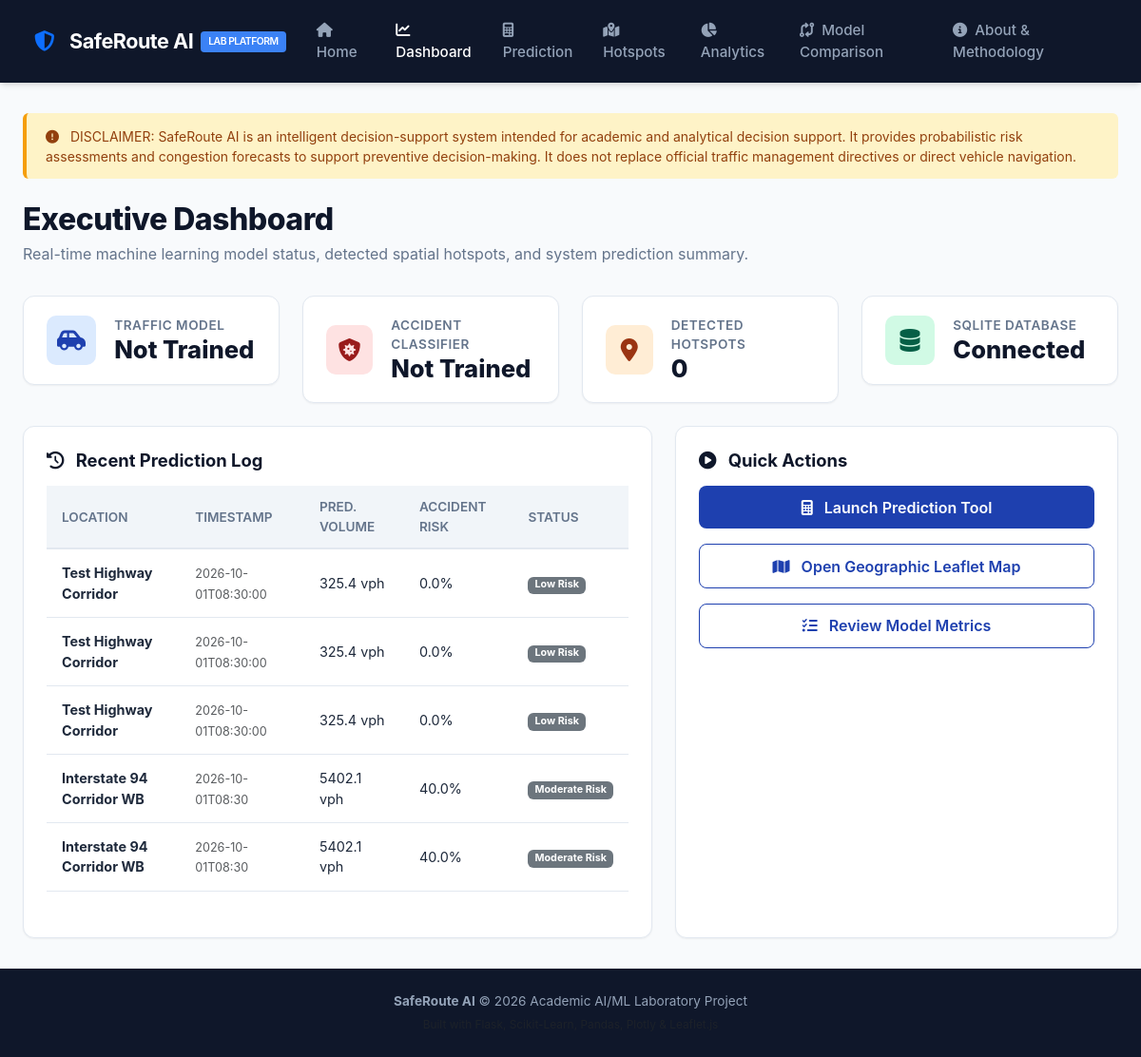
/dashboard, run on the app's committed database.
### tables this page shows
CREATE TABLE predictions (
    id INTEGER PRIMARY KEY AUTOINCREMENT,
    location TEXT NOT NULL,
    timestamp DATETIME DEFAULT CURRENT_TIMESTAMP,
    traffic_volume REAL,
    average_speed REAL,
    weather TEXT,
    visibility REAL,
    traffic_prediction REAL,
    accident_probability REAL,
    risk_level TEXT
);

### app.py (the view)
@app.route('/dashboard')
def dashboard():
    traffic_model_status = "Active" if TRAFFIC_MODEL is not None else "Not Trained"
    accident_model_status = "Active" if ACCIDENT_MODEL is not None else "Not Trained"
    hotspot_count = 0
    if CLUSTERING_ARTIFACT and 'hotspots' in CLUSTERING_ARTIFACT:
        hotspot_count = len(CLUSTERING_ARTIFACT['hotspots'])
    recent_predictions = []
    if os.path.exists(Config.DATABASE_PATH):
        try:
            conn = get_db_connection()
            recent_predictions = conn.execute(
                "SELECT * FROM predictions ORDER BY timestamp DESC LIMIT 5"
            ).fetchall()
            conn.close()
        except Exception:
            recent_predictions = []
    return render_template(
        'dashboard.html',
        traffic_status=traffic_model_status,
        accident_status=accident_model_status,
        hotspot_count=hotspot_count,
        recent_predictions=recent_predictions,
        disclaimer=SYSTEM_DISCLAIMER
    )

### app.py (called while the page is built)
def get_db_connection():
    conn = sqlite3.connect(Config.DATABASE_PATH)
    conn.row_factory = sqlite3.Row
    return conn

### templates/dashboard.html (shortened to what this page needs)
{% extends "base.html" %}
{% block content %}
<div class="page-header">
    <h1>Executive Dashboard</h1>
    <p>Real-time machine learning model status, detected spatial hotspots, and system prediction summary.</p>
</div>
<div class="row g-4 mb-4">
    <div class="col-md-3">
        <div class="kpi-card">
            <div class="kpi-icon blue">
                <i class="fa-solid fa-car-side"></i>
            </div>
            <div>
                <div class="kpi-label">Traffic Model</div>
                <div class="kpi-value">{{ traffic_status }}</div>
            </div>
        </div>
    </div>
    <div class="col-md-3">
        <div class="kpi-card">
            <div class="kpi-icon red">
                <i class="fa-solid fa-shield-virus"></i>
            </div>
            <div>
                <div class="kpi-label">Accident Classifier</div>
                <div class="kpi-value">{{ accident_status }}</div>
            </div>
        </div>
    </div>
    <div class="col-md-3">
        <div class="kpi-card">
            <div class="kpi-icon orange">
                <i class="fa-solid fa-location-dot"></i>
            </div>
            <div>
                <div class="kpi-label">Detected Hotspots</div>
                <div class="kpi-value">{{ hotspot_count }}</div>
            </div>
        </div>
    </div>
    <div class="col-md-3">
        <div class="kpi-card">
            <div class="kpi-icon green">
                <i class="fa-solid fa-database"></i>
            </div>
            <div>
                <div class="kpi-label">SQLite Database</div>
                <div class="kpi-value">Connected</div>
            </div>
        </div>
    </div>
</div>
<div class="row g-4">
    <div class="col-lg-7">
        <div class="card-custom h-100">
            <h5 class="card-title"><i class="fa-solid fa-clock-rotate-left me-2"></i> Recent Prediction Log</h5>
            {% if recent_predictions %}
            <div class="table-responsive">
                <table class="table-custom">
                    <thead>
                        <tr>
                            <th>Location</th>
                            <th>Timestamp</th>
                            <th>Pred. Volume</th>
                            <th>Accident Risk</th>
                            <th>Status</th>
                        </tr>
                    </thead>
                    <tbody>
                        {% for row in recent_predictions %}
                        <tr>
                            <td><strong>{{ row.location }}</strong></td>
                            <td><small class="text-muted">{{ row.timestamp }}</small></td>
                            <td>{{ row.traffic_prediction }} vph</td>
                            <td>{{ (row.accident_probability * 100)|round(1) }}%</td>
                            <td><span class="badge bg-secondary">{{ row.risk_level }}</span></td>
                        </tr>
                        {% endfor %}
                    </tbody>
                </table>
            </div>
            {% else %}
            <p class="text-muted my-3">No prediction logs recorded yet. Run a prediction on the <a href="{{ url_for('predict_page') }}">Prediction page</a>.</p>
            {% endif %}
        </div>
    </div>
    <div class="col-lg-5">
        <div class="card-custom h-100">
            <h5 class="card-title"><i class="fa-solid fa-circle-play me-2"></i> Quick Actions</h5>
            <div class="d-grid gap-3 mt-3">
                <a href="{{ url_for('predict_page') }}" class="btn btn-primary-custom text-center">
                    <i class="fa-solid fa-calculator me-2"></i> Launch Prediction Tool
                </a>
                <a href="{{ url_for('hotspots') }}" class="btn btn-outline-custom text-center">
                    <i class="fa-solid fa-map me-2"></i> Open Geographic Leaflet Map
                </a>
                <a href="{{ url_for('models_comparison') }}" class="btn btn-outline-custom text-center">
                    <i class="fa-solid fa-list-check me-2"></i> Review Model Metrics
                </a>
            </div>
        </div>
    </div>
</div>
{% endblock %}

### templates/base.html (shortened to what this page needs)
<!DOCTYPE html>
<html lang="en">
<head>
    <link href="https://cdn.jsdelivr.net/npm/bootstrap@5.3.0/dist/css/bootstrap.min.css" rel="stylesheet">
    <link href="https://cdnjs.cloudflare.com/ajax/libs/font-awesome/6.4.0/css/all.min.css" rel="stylesheet">
    <link rel="stylesheet" href="{{ url_for('static', filename='css/style.css') }}">
    <link rel="stylesheet" href="{{ url_for('static', filename='css/dashboard.css') }}">
    <link rel="stylesheet" href="{{ url_for('static', filename='css/prediction.css') }}">
</head>
<body>
    <nav class="navbar navbar-expand-lg navbar-dark">
        <div class="container-fluid max-width-container">
            <a class="navbar-brand" href="{{ url_for('index') }}">
                <i class="fa-solid fa-shield-halved text-primary me-2"></i>
                SafeRoute AI <span class="badge-tag">Lab Platform</span>
            </a>
            <div class="collapse navbar-collapse" id="navbarNav">
                <ul class="navbar-nav ms-auto">
                    <li class="nav-item">
                        <a class="nav-link {% if request.endpoint == 'index' %}active{% endif %}" href="{{ url_for('index') }}">
                            <i class="fa-solid fa-house me-1"></i> Home
                        </a>
                    </li>
                    <li class="nav-item">
                        <a class="nav-link {% if request.endpoint == 'dashboard' %}active{% endif %}" href="{{ url_for('dashboard') }}">
                            <i class="fa-solid fa-chart-line me-1"></i> Dashboard
                        </a>
                    </li>
                    <li class="nav-item">
                        <a class="nav-link {% if request.endpoint == 'predict_page' %}active{% endif %}" href="{{ url_for('predict_page') }}">
                            <i class="fa-solid fa-calculator me-1"></i> Prediction
                        </a>
                    </li>
                    <li class="nav-item">
                        <a class="nav-link {% if request.endpoint == 'hotspots' %}active{% endif %}" href="{{ url_for('hotspots') }}">
                            <i class="fa-solid fa-map-location-dot me-1"></i> Hotspots
                        </a>
                    </li>
                    <li class="nav-item">
                        <a class="nav-link {% if request.endpoint == 'analytics' %}active{% endif %}" href="{{ url_for('analytics') }}">
                            <i class="fa-solid fa-chart-pie me-1"></i> Analytics
                        </a>
                    </li>
                    <li class="nav-item">
                        <a class="nav-link {% if request.endpoint == 'models_comparison' %}active{% endif %}" href="{{ url_for('models_comparison') }}">
                            <i class="fa-solid fa-code-compare me-1"></i> Model Comparison
                        </a>
                    </li>
                    <li class="nav-item">
                        <a class="nav-link {% if request.endpoint == 'about' %}active{% endif %}" href="{{ url_for('about') }}">
                            <i class="fa-solid fa-circle-info me-1"></i> About & Methodology
                        </a>
                    </li>
                </ul>
            </div>
        </div>
    </nav>
    <div class="main-container">
        {% if disclaimer %}
        <div class="disclaimer-banner">
            <i class="fa-solid fa-circle-exclamation me-2"></i> {{ disclaimer }}
        </div>
        {% endif %}
        {% block content %}{% endblock %}
    </div>
    <footer>
        <div class="container text-center">
            <p class="mb-1"><strong>SafeRoute AI</strong> &copy; 2026 Academic AI/ML Laboratory Project</p>
            <small class="text-muted">Built with Flask, Scikit-Learn, Pandas, Plotly & Leaflet.js</small>
        </div>
    </footer>
</body>
</html>

### static/css/style.css (style rules this page uses)
:root { --primary: #1e40af; --primary-hover: #1d4ed8; --secondary: #0f172a; --accent: #3b82f6; --success: #10b981; --warning: #f59e0b; --danger: #ef4444; --bg-main: #f8fafc; --card-bg: #ffffff; --text-main: #1e293b; --text-muted: #64748b; --border-color: #e2e8f0; --shadow-sm: 0 1px 2px 0 rgb(0 0 0 / 0.05); --shadow-md: 0 4px 6px -1px rgb(0 0 0 / 0.1), 0 2px 4px -2px rgb(0 0 0 / 0.1); --shadow-lg: 0 10px 15px -3px rgb(0 0 0 / 0.1), 0 4px 6px -4px rgb(0 0 0 / 0.1); }
body { font-family: 'Inter', -apple-system, BlinkMacSystemFont, "Segoe UI", Roboto, sans-serif; background-color: var(--bg-main); color: var(--text-main); margin: 0; padding: 0; display: flex; flex-direction: column; min-height: 100vh; }
.navbar { background-color: var(--secondary); box-shadow: var(--shadow-md); padding: 0.8rem 1.5rem; }
.navbar-brand { font-weight: 700; font-size: 1.35rem; color: #ffffff !important; letter-spacing: -0.5px; display: flex; align-items: center; gap: 0.5rem; }
.navbar-brand .badge-tag { background-color: var(--accent); font-size: 0.65rem; padding: 0.2rem 0.5rem; border-radius: 4px; font-weight: 600; text-transform: uppercase; }
.nav-link { color: #94a3b8 !important; font-weight: 500; font-size: 0.95rem; padding: 0.5rem 1rem !important; transition: color 0.2s ease-in-out; }
.nav-link:hover, .nav-link.active { color: #ffffff !important; }
.main-container { flex: 1; padding: 2rem 1.5rem; max-width: 1350px; margin: 0 auto; width: 100%; }
.page-header { margin-bottom: 2rem; }
.page-header h1 { font-weight: 800; color: var(--secondary); font-size: 2rem; letter-spacing: -0.5px; margin-bottom: 0.25rem; }
.page-header p { color: var(--text-muted); font-size: 1rem; }
.card-custom { background: var(--card-bg); border: 1px solid var(--border-color); border-radius: 12px; box-shadow: var(--shadow-sm); transition: transform 0.2s, box-shadow 0.2s; padding: 1.5rem; margin-bottom: 1.5rem; }
.card-title { font-weight: 700; color: var(--secondary); font-size: 1.15rem; margin-bottom: 1rem; }
.btn-primary-custom { background-color: var(--primary); border: none; color: white; padding: 0.65rem 1.4rem; font-weight: 600; border-radius: 8px; transition: background-color 0.2s; }
.btn-outline-custom { background-color: transparent; border: 1px solid var(--primary); color: var(--primary); padding: 0.65rem 1.4rem; font-weight: 600; border-radius: 8px; }
footer { background-color: var(--secondary); color: #94a3b8; padding: 1.5rem 0; font-size: 0.85rem; margin-top: auto; }
.disclaimer-banner { background-color: #fef3c7; border-left: 4px solid var(--warning); color: #92400e; padding: 0.85rem 1.25rem; border-radius: 6px; font-size: 0.875rem; margin-bottom: 1.5rem; }

### static/css/dashboard.css (style rules this page uses)
.kpi-card { display: flex; align-items: center; gap: 1.2rem; padding: 1.25rem 1.5rem; border-radius: 12px; background: white; border: 1px solid var(--border-color); box-shadow: var(--shadow-sm); }
.kpi-icon { width: 52px; height: 52px; border-radius: 10px; display: flex; align-items: center; justify-content: center; font-size: 1.5rem; }
.kpi-icon.blue { background-color: #dbeafe; color: #1e40af; }
.kpi-icon.green { background-color: #d1fae5; color: #065f46; }
.kpi-icon.orange { background-color: #ffedd5; color: #9a3412; }
.kpi-icon.red { background-color: #fee2e2; color: #991b1b; }
.kpi-label { font-size: 0.85rem; color: var(--text-muted); font-weight: 600; text-transform: uppercase; letter-spacing: 0.5px; }
.kpi-value { font-size: 1.6rem; font-weight: 800; color: var(--secondary); line-height: 1.2; }
.table-custom { width: 100%; border-collapse: separate; border-spacing: 0; }
.table-custom th { background-color: #f1f5f9; color: var(--text-muted); font-weight: 600; font-size: 0.85rem; text-transform: uppercase; padding: 0.75rem 1rem; border-bottom: 2px solid var(--border-color); }
.table-custom td { padding: 0.85rem 1rem; border-bottom: 1px solid var(--border-color); font-size: 0.9rem; }

### data on the page
predictions: location "Test Highway Corridor", timestamp "2026-10-01T08:30:00", traffic_prediction "325.4", (row.accident_probability*100)|round(1) "0.0", risk_level "Low Risk"
predictions: location "Test Highway Corridor", timestamp "2026-10-01T08:30:00", traffic_prediction "325.4", (row.accident_probability*100)|round(1) "0.0", risk_level "Low Risk"
predictions: location "Test Highway Corridor", timestamp "2026-10-01T08:30:00", traffic_prediction "325.4", (row.accident_probability*100)|round(1) "0.0", risk_level "Low Risk"
predictions: location "Interstate 94 Corridor WB", timestamp "2026-10-01T08:30", traffic_prediction "5402.1", (row.accident_probability*100)|round(1) "40.0", risk_level "Moderate Risk"
predictions: location "Interstate 94 Corridor WB", timestamp "2026-10-01T08:30", traffic_prediction "5402.1", (row.accident_probability*100)|round(1) "40.0", risk_level "Moderate Risk"

### other printed values
{{ traffic_status }} "Not Trained"
{{ accident_status }} "Not Trained"
{{ hotspot_count }} "0"
